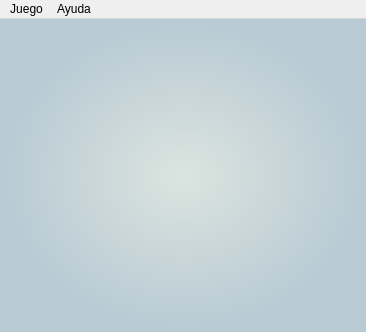
<?xml version="1.0" encoding="UTF-8"?>
<ui version="4.0">
 <class>MainWindow</class>
 <widget class="QMainWindow" name="MainWindow">
  <property name="enabled">
   <bool>true</bool>
  </property>
  <property name="geometry">
   <rect>
    <x>0</x>
    <y>0</y>
    <width>366</width>
    <height>332</height>
   </rect>
  </property>
  <property name="sizePolicy">
   <sizepolicy hsizetype="Minimum" vsizetype="Minimum">
    <horstretch>0</horstretch>
    <verstretch>0</verstretch>
   </sizepolicy>
  </property>
  <property name="minimumSize">
   <size>
    <width>0</width>
    <height>0</height>
   </size>
  </property>
  <property name="maximumSize">
   <size>
    <width>16777215</width>
    <height>16777215</height>
   </size>
  </property>
  <property name="windowTitle">
   <string>Juego OCA</string>
  </property>
  <property name="windowIcon">
   <iconset resource="Recursos.qrc">
    <normaloff>:/Recursos/Imagenes/Ficha1.png</normaloff>:/Recursos/Imagenes/Ficha1.png</iconset>
  </property>
  <property name="styleSheet">
   <string notr="true"/>
  </property>
  <widget class="QWidget" name="centralwidget">
   <property name="minimumSize">
    <size>
     <width>0</width>
     <height>0</height>
    </size>
   </property>
   <property name="maximumSize">
    <size>
     <width>16777215</width>
     <height>16777215</height>
    </size>
   </property>
   <property name="styleSheet">
    <string notr="true">QWidget#centralwidget  {
	background-color: qradialgradient(spread:pad, cx:0.5, cy:0.5, radius:0.5, fx:0.5, fy:0.5, stop:0 rgb(219,228,223), stop:1 rgb(184,202,212));
}</string>
   </property>
   <layout class="QVBoxLayout" name="verticalLayout_3">
    <item>
     <widget class="QStackedWidget" name="stackedWidget">
      <property name="currentIndex">
       <number>1</number>
      </property>
      <widget class="QWidget" name="Inicio">
       <layout class="QVBoxLayout" name="verticalLayout_4">
        <item>
         <widget class="QLabel" name="lblEasterEgg">
          <property name="text">
           <string/>
          </property>
         </widget>
        </item>
        <item>
         <spacer name="verticalSpacer">
          <property name="orientation">
           <enum>Qt::Vertical</enum>
          </property>
          <property name="sizeHint" stdset="0">
           <size>
            <width>20</width>
            <height>167</height>
           </size>
          </property>
         </spacer>
        </item>
        <item>
         <layout class="QHBoxLayout" name="horizontalLayout_2">
          <item>
           <widget class="QPushButton" name="btnEasterEgg">
            <property name="sizePolicy">
             <sizepolicy hsizetype="Minimum" vsizetype="Minimum">
              <horstretch>0</horstretch>
              <verstretch>0</verstretch>
             </sizepolicy>
            </property>
            <property name="text">
             <string/>
            </property>
            <property name="flat">
             <bool>true</bool>
            </property>
           </widget>
          </item>
          <item>
           <spacer name="horizontalSpacer">
            <property name="orientation">
             <enum>Qt::Horizontal</enum>
            </property>
            <property name="sizeHint" stdset="0">
             <size>
              <width>40</width>
              <height>20</height>
             </size>
            </property>
           </spacer>
          </item>
         </layout>
        </item>
       </layout>
      </widget>
      <widget class="QWidget" name="NuevoJuego"/>
      <widget class="QWidget" name="JuegoOca">
       <property name="minimumSize">
        <size>
         <width>0</width>
         <height>0</height>
        </size>
       </property>
       <layout class="QVBoxLayout" name="verticalLayout_2">
        <item>
         <layout class="QHBoxLayout" name="horizontalLayout">
          <item>
           <widget class="QWidget" name="Tablero" native="true">
            <property name="sizePolicy">
             <sizepolicy hsizetype="Minimum" vsizetype="Minimum">
              <horstretch>0</horstretch>
              <verstretch>0</verstretch>
             </sizepolicy>
            </property>
            <property name="minimumSize">
             <size>
              <width>0</width>
              <height>0</height>
             </size>
            </property>
            <property name="autoFillBackground">
             <bool>false</bool>
            </property>
            <property name="styleSheet">
             <string notr="true"/>
            </property>
           </widget>
          </item>
          <item>
           <widget class="Line" name="line">
            <property name="orientation">
             <enum>Qt::Vertical</enum>
            </property>
           </widget>
          </item>
          <item>
           <layout class="QVBoxLayout" name="verticalLayout">
            <item>
             <widget class="QWidget" name="Pregunta" native="true">
              <property name="minimumSize">
               <size>
                <width>0</width>
                <height>0</height>
               </size>
              </property>
             </widget>
            </item>
            <item>
             <widget class="Line" name="line_2">
              <property name="orientation">
               <enum>Qt::Horizontal</enum>
              </property>
             </widget>
            </item>
            <item>
             <widget class="QWidget" name="Dado" native="true">
              <property name="minimumSize">
               <size>
                <width>0</width>
                <height>0</height>
               </size>
              </property>
              <property name="autoFillBackground">
               <bool>false</bool>
              </property>
              <property name="styleSheet">
               <string notr="true">QPushButton#btnDado {
	image: url(:/Recursos/Imagenes/Dice1.png);
	alternate-background-color: rgba(0, 0, 0, 0);
	background-color: rgba(0, 0, 0, 0);
	selection-background-color: rgba(0, 0, 0, 0);
}</string>
              </property>
             </widget>
            </item>
           </layout>
          </item>
         </layout>
        </item>
       </layout>
      </widget>
     </widget>
    </item>
   </layout>
  </widget>
  <widget class="QMenuBar" name="menubar">
   <property name="geometry">
    <rect>
     <x>0</x>
     <y>0</y>
     <width>366</width>
     <height>23</height>
    </rect>
   </property>
   <widget class="QMenu" name="menuJuego">
    <property name="title">
     <string>Juego</string>
    </property>
    <addaction name="actionNuevo_Juego"/>
    <addaction name="actionConfiguracion"/>
    <addaction name="actionSalir"/>
   </widget>
   <widget class="QMenu" name="menuAyuda">
    <property name="title">
     <string>Ayuda</string>
    </property>
    <addaction name="actionInstrucciones"/>
    <addaction name="actionAcerca_de"/>
   </widget>
   <addaction name="menuJuego"/>
   <addaction name="menuAyuda"/>
  </widget>
  <action name="actionNuevo_Juego">
   <property name="text">
    <string>Nuevo Juego</string>
   </property>
  </action>
  <action name="actionConfiguracion">
   <property name="text">
    <string>Configuracion</string>
   </property>
  </action>
  <action name="actionSalir">
   <property name="text">
    <string>Salir</string>
   </property>
  </action>
  <action name="actionInstrucciones">
   <property name="text">
    <string>Instrucciones</string>
   </property>
  </action>
  <action name="actionAcerca_de">
   <property name="text">
    <string>Acerca de</string>
   </property>
  </action>
 </widget>
 <resources>
  <include location="Recursos.qrc"/>
 </resources>
 <connections/>
</ui>
